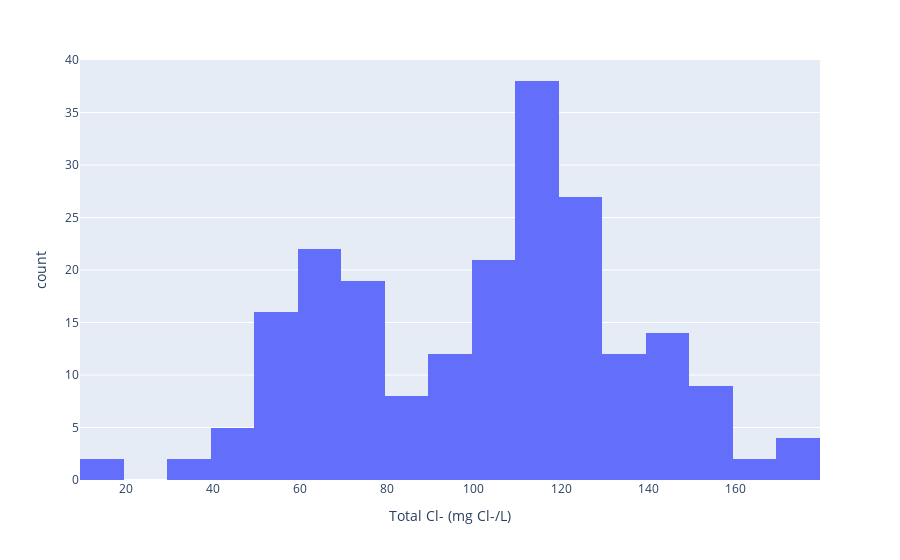

Notebook source saved alongside this figure:
### Markdown cell above
# Total Cl-\n(mg Cl-/L)

### Code cell
import plotly.express as px

fig = px.histogram(df, x="Total Cl-\n(mg Cl-/L)")
fig.show()

### Figure 1 — Plotly figure (JSON) as saved in the notebook; plotly's stock layout.template omitted (floating-point values rounded to 4 significant figures; data arrays with more than 128 entries replaced by an {"elided": "..."} marker saying what was removed)
{"data": [{"alignmentgroup": "True", "bingroup": "x", "hovertemplate": "Total Cl-\n(mg Cl-/L)=%{x}<br>count=%{y}<extra></extra>", "legendgroup": "", "marker": {"color": "#636efa", "pattern": {"shape": ""}}, "name": "", "offsetgroup": "", "orientation": "v", "showlegend": false, "type": "histogram", "x": {"elided": "219 int values"}, "xaxis": "x", "yaxis": "y"}], "layout": {"autosize": true, "barmode": "relative", "legend": {"tracegroupgap": 0}, "margin": {"t": 60}, "xaxis": {"anchor": "y", "autorange": true, "domain": [0, 1], "range": [9.5, 179.5], "title": {"text": "Total Cl-\n(mg Cl-/L)"}, "type": "linear"}, "yaxis": {"anchor": "x", "autorange": true, "domain": [0, 1], "range": [0, 40], "title": {"text": "count"}}}}
